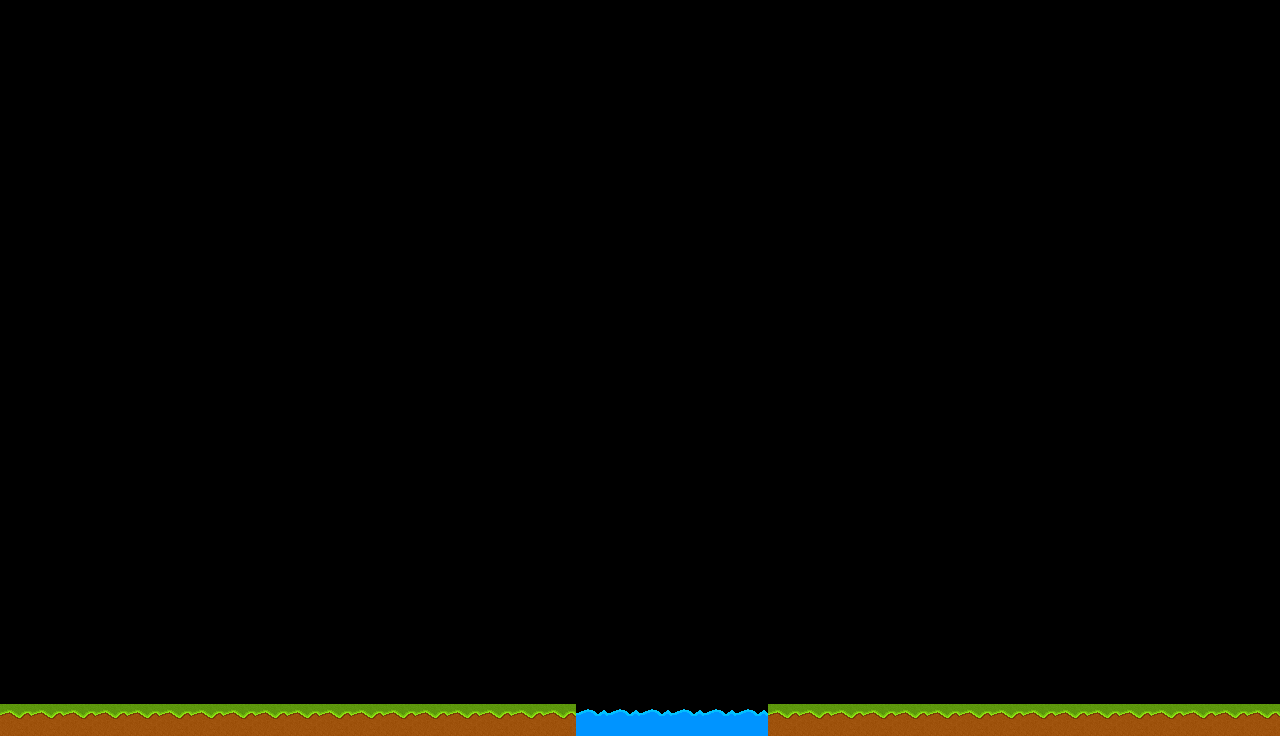

This game map was drawn from its Tiled (.tmx) file and the tilesets committed beside it. A one-line description and the trimmed map source follow:
An orthogonal 40x23 tile map with 32x32 px tiles, 1 tile layer (Tiles) and 2 objects (Player, Collision).

<map version="1.0" orientation="orthogonal" width="40" height="23" tilewidth="32" tileheight="32">
 <tileset firstgid="1" name="terrain" tilewidth="32" tileheight="32">
  <image source="gfx/terrain.png" trans="ff00ff" width="64" height="32" />
 </tileset>
 <layer name="Tiles" width="40" height="23">
  <data>[920 cells, 40 non-empty, 2 distinct tile ids]</data>
 </layer>
 <objectgroup name="Entities" width="40" height="23">
  <object name="Player" x="324" y="654" width="30" height="46" />
 </objectgroup>
 <objectgroup name="Collision" width="40" height="23">
  <object type="Collision" x="0" y="704" width="1280" height="32" />
 </objectgroup>
</map>
